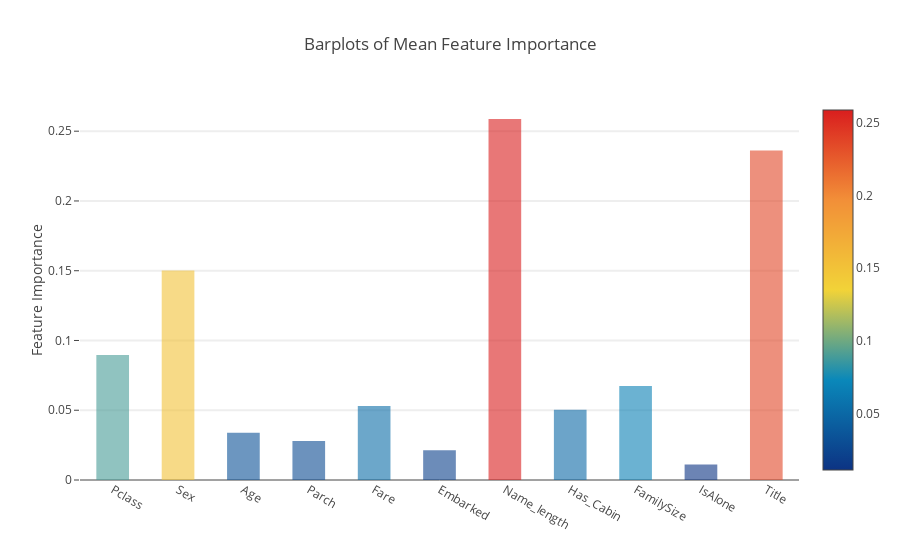

Write notebook code for a chart like this one.
### Code cell
y = feature_dataframe['mean'].values
x = feature_dataframe['features'].values
data = [
    go.Bar(
        x=x,
        y=y,
        width=0.5,
        marker=dict(
            color=feature_dataframe['mean'].values,
            colorscale='Portland',
            showscale=True,
            reversescale=False),
        opacity=0.6)
]

layout = go.Layout(
    autosize=True,
    title='Barplots of Mean Feature Importance',
    hovermode='closest',
    #     xaxis= dict(
    #         title= 'Pop',
    #         ticklen= 5,
    #         zeroline= False,
    #         gridwidth= 2,
    #     ),
    yaxis=dict(title='Feature Importance', ticklen=5, gridwidth=2),
    showlegend=False)
fig = go.Figure(data=data, layout=layout)
py.iplot(fig, filename='bar-direct-labels')

### Figure 1 — Plotly figure (JSON) as saved in the notebook; plotly's stock layout.template omitted (floating-point values rounded to 4 significant figures)
{"data": [{"marker": {"color": [0.08963, 0.1501, 0.03383, 0.02803, 0.05312, 0.02131, 0.2587, 0.05043, 0.06739, 0.01118, 0.2362], "colorscale": "Portland", "reversescale": false, "showscale": true}, "opacity": 0.6, "type": "bar", "width": 0.5, "x": ["Pclass", "Sex", "Age", "Parch", "Fare", "Embarked", "Name_length", "Has_Cabin", "FamilySize", "IsAlone", "Title"], "y": [0.08963, 0.1501, 0.03383, 0.02803, 0.05312, 0.02131, 0.2587, 0.05043, 0.06739, 0.01118, 0.2362]}], "layout": {"autosize": true, "hovermode": "closest", "showlegend": false, "title": "Barplots of Mean Feature Importance", "yaxis": {"gridwidth": 2, "ticklen": 5, "title": "Feature Importance"}}}
